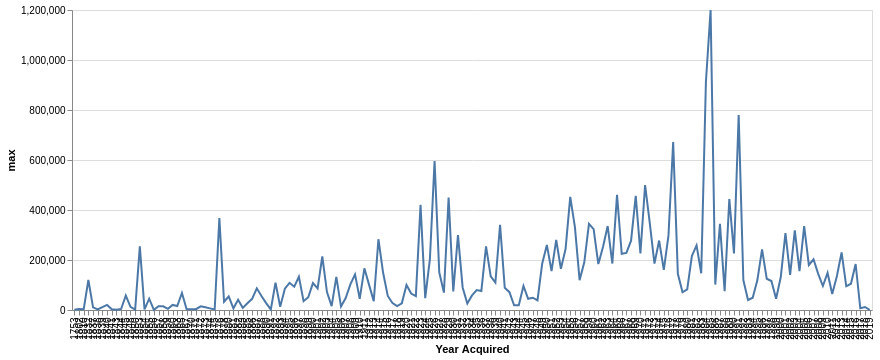

Write notebook code for a chart like this one.
### Code cell
lines = alt.Chart(stats.reset_index()).mark_line().encode(
    alt.X('Year Acquired:O'), # technically should be T for reformatted into temporal
    alt.Y('max:Q')
).properties(
    width=800
)
lines

### Figure 1 — Vega-Lite specification as saved in the notebook (floating-point values rounded to 4 significant figures; data arrays with more than 128 entries replaced by an {"elided": "..."} marker saying what was removed)
{"config": {"view": {"continuousWidth": 300, "continuousHeight": 300}}, "data": {"name": "data-3571398001ca33dcc4388f1397aa3da7"}, "mark": {"type": "line"}, "encoding": {"x": {"field": "Year Acquired", "type": "ordinal"}, "y": {"field": "max", "type": "quantitative"}}, "width": 800, "$schema": "https://vega.github.io/schema/vega-lite/v5.20.1.json", "datasets": {"data-3571398001ca33dcc4388f1397aa3da7": {"elided": "171 records"}}}
